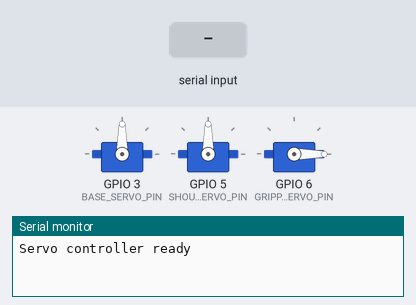
A sketch run on a simulated ESP32. On the bench: 3 × servo, the last lines printed to the serial monitor. Inputs (shaded band) come from the test bench.

Above: at 1.2 s.
1.3 s: "90,45,200\n" received over Serial
At 2.0 s:
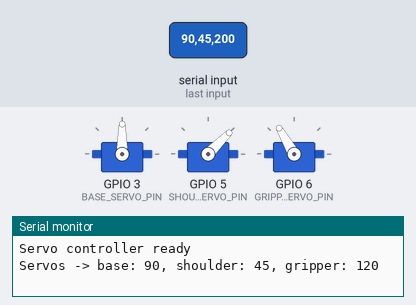
2.8 s: "30,150,10\n" received over Serial
At 3.1 s:
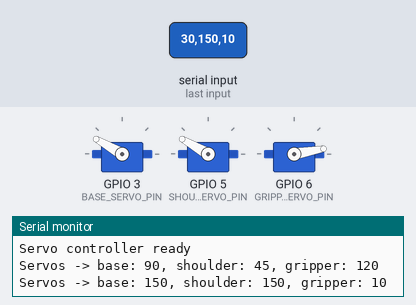
4.3 s: "1,90,45\n" received over Serial
At 5.5 s:
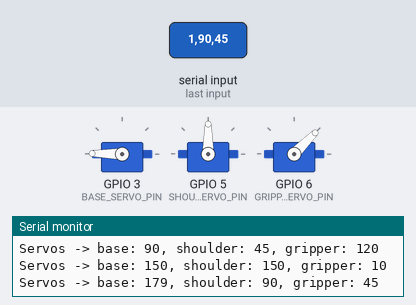
Timing chart, 0 to 7.3 s (numbered marks = the images above; inputs shaded):
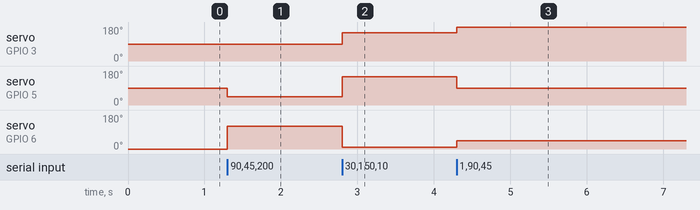

Measured:
- after the input at 1.3 s, servo on GPIO 5 (SHOULDER_SERVO_PIN): 90° → 45° at once; servo on GPIO 6 (GRIPPER_SERVO_PIN): 0° → 120° at once
- after the input at 2.8 s, servo on GPIO 3 (BASE_SERVO_PIN): 90° → 150° at once; servo on GPIO 5 (SHOULDER_SERVO_PIN): 45° → 150° at once; servo on GPIO 6 (GRIPPER_SERVO_PIN): 120° → 10° at once
- after the input at 4.3 s, servo on GPIO 3 (BASE_SERVO_PIN): 150° → 179° at once; servo on GPIO 5 (SHOULDER_SERVO_PIN): 150° → 90° at once; servo on GPIO 6 (GRIPPER_SERVO_PIN): 10° → 45° at once

The sketch:

esp32_servo_controller.ino
```cpp
/*
  Hand Gesture Controlled Robotic Manipulator - ESP32 Servo Controller
  ----------------------------------------------------------------------
  Receives "theta1,theta2,theta3\n" over serial from the Python
  hand-tracking script (python/hand_tracker.py) and drives three
  hobby servos accordingly:
      theta1 -> base yaw       (servo1, pin BASE_SERVO_PIN)
      theta2 -> shoulder pitch (servo2, pin SHOULDER_SERVO_PIN)
      theta3 -> gripper open/close (servo3, pin GRIPPER_SERVO_PIN)

  Baud rate MUST match the --baud argument used by hand_tracker.py
  (115200 by default).

  Author: Group 3, Dept. of Mechatronics Engineering, KUET
*/

#include <Servo.h>

constexpr int BASE_SERVO_PIN = 3;
constexpr int SHOULDER_SERVO_PIN = 5;
constexpr int GRIPPER_SERVO_PIN = 6;
constexpr long BAUD_RATE = 115200;

Servo baseServo;
Servo shoulderServo;
Servo gripperServo;

int angleBase = 90;
int angleShoulder = 90;
int angleGripper = 0;

String inputBuffer = "";

void setup() {
  Serial.begin(BAUD_RATE);

  baseServo.attach(BASE_SERVO_PIN);
  shoulderServo.attach(SHOULDER_SERVO_PIN);
  gripperServo.attach(GRIPPER_SERVO_PIN);

  baseServo.write(angleBase);
  shoulderServo.write(angleShoulder);
  gripperServo.write(angleGripper);

  Serial.println("Servo controller ready");
}

void loop() {
  while (Serial.available() > 0) {
    char inChar = (char)Serial.read();

    if (inChar == '\n') {
      parseAndDrive(inputBuffer);
      inputBuffer = "";
    } else {
      inputBuffer += inChar;
    }
  }
}

void parseAndDrive(const String &data) {
  int firstComma = data.indexOf(',');
  int secondComma = data.indexOf(',', firstComma + 1);
  if (firstComma <= 0 || secondComma <= firstComma) {
    return;  // malformed packet, ignore
  }

  int theta1 = data.substring(0, firstComma).toInt();
  int theta2 = data.substring(firstComma + 1, secondComma).toInt();
  int theta3 = data.substring(secondComma + 1).toInt();

  theta1 = constrain(theta1, 0, 180);
  theta2 = constrain(theta2, 0, 180);
  theta3 = constrain(theta3, 0, 120);

  angleBase = 180 - theta1;  // mirror to match the camera's flipped view
  angleShoulder = theta2;
  angleGripper = theta3;

  baseServo.write(angleBase);
  shoulderServo.write(angleShoulder);
  gripperServo.write(angleGripper);

  Serial.print("Servos -> base: ");
  Serial.print(angleBase);
  Serial.print(", shoulder: ");
  Serial.print(angleShoulder);
  Serial.print(", gripper: ");
  Serial.println(angleGripper);
}
```
